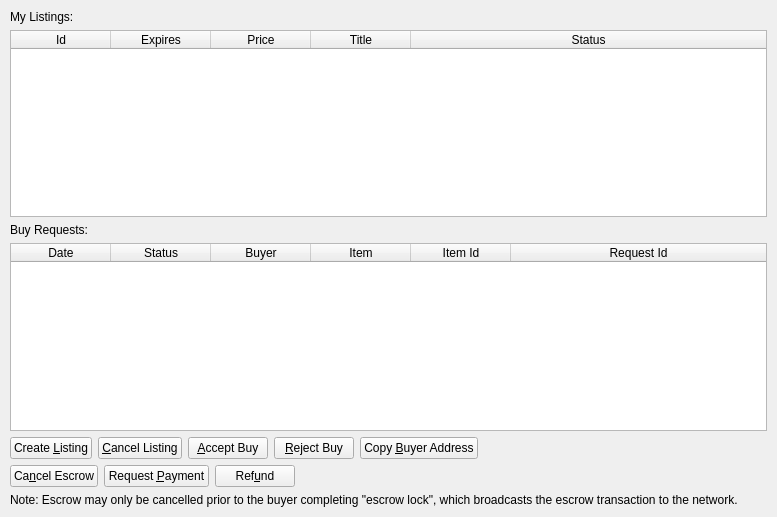
<?xml version="1.0" encoding="UTF-8"?>
<ui version="4.0">
 <class>SellsPage</class>
 <widget class="QWidget" name="SellsPage">
  <property name="geometry">
   <rect>
    <x>0</x>
    <y>0</y>
    <width>777</width>
    <height>517</height>
   </rect>
  </property>
  <property name="windowTitle">
   <string>UrgeMarket Sells</string>
  </property>
  <layout class="QVBoxLayout" name="topLayout">
   <property name="leftMargin">
    <number>10</number>
   </property>
   <property name="topMargin">
    <number>10</number>
   </property>
   <property name="rightMargin">
    <number>10</number>
   </property>
   <property name="bottomMargin">
    <number>10</number>
   </property>
   <item>
    <layout class="QVBoxLayout" name="verticalLayout">
     <property name="topMargin">
      <number>0</number>
     </property>
     <item>
      <widget class="QLabel" name="label">
       <property name="text">
        <string>My Listings:</string>
       </property>
      </widget>
     </item>
     <item>
      <widget class="QTableWidget" name="listingsTableWidget">
       <property name="editTriggers">
        <set>QAbstractItemView::NoEditTriggers</set>
       </property>
       <property name="alternatingRowColors">
        <bool>true</bool>
       </property>
       <property name="selectionMode">
        <enum>QAbstractItemView::SingleSelection</enum>
       </property>
       <property name="selectionBehavior">
        <enum>QAbstractItemView::SelectRows</enum>
       </property>
       <attribute name="horizontalHeaderStretchLastSection">
        <bool>true</bool>
       </attribute>
       <column>
        <property name="text">
         <string>Id</string>
        </property>
       </column>
       <column>
        <property name="text">
         <string>Expires</string>
        </property>
       </column>
       <column>
        <property name="text">
         <string>Price</string>
        </property>
       </column>
       <column>
        <property name="text">
         <string>Title</string>
        </property>
       </column>
       <column>
        <property name="text">
         <string>Status</string>
        </property>
       </column>
      </widget>
     </item>
     <item>
      <widget class="QLabel" name="label_2">
       <property name="text">
        <string>Buy Requests:</string>
       </property>
      </widget>
     </item>
     <item>
      <widget class="QTableWidget" name="buysTableWidget">
       <property name="editTriggers">
        <set>QAbstractItemView::NoEditTriggers</set>
       </property>
       <property name="alternatingRowColors">
        <bool>true</bool>
       </property>
       <property name="selectionMode">
        <enum>QAbstractItemView::SingleSelection</enum>
       </property>
       <property name="selectionBehavior">
        <enum>QAbstractItemView::SelectRows</enum>
       </property>
       <attribute name="horizontalHeaderStretchLastSection">
        <bool>true</bool>
       </attribute>
       <column>
        <property name="text">
         <string>Date</string>
        </property>
       </column>
       <column>
        <property name="text">
         <string>Status</string>
        </property>
       </column>
       <column>
        <property name="text">
         <string>Buyer</string>
        </property>
       </column>
       <column>
        <property name="text">
         <string>Item</string>
        </property>
       </column>
       <column>
        <property name="text">
         <string>Item Id</string>
        </property>
       </column>
       <column>
        <property name="text">
         <string>Request Id</string>
        </property>
       </column>
      </widget>
     </item>
    </layout>
   </item>
   <item>
    <layout class="QHBoxLayout" name="horizontalLayout">
     <property name="bottomMargin">
      <number>0</number>
     </property>
     <item>
      <widget class="QPushButton" name="createButton">
       <property name="text">
        <string>Create &amp;Listing</string>
       </property>
      </widget>
     </item>
     <item>
      <widget class="QPushButton" name="cancelButton">
       <property name="text">
        <string>&amp;Cancel Listing</string>
       </property>
      </widget>
     </item>
     <item>
      <widget class="QPushButton" name="acceptButton">
       <property name="text">
        <string>&amp;Accept Buy</string>
       </property>
      </widget>
     </item>
     <item>
      <widget class="QPushButton" name="rejectButton">
       <property name="text">
        <string>&amp;Reject Buy</string>
       </property>
      </widget>
     </item>
     <item>
      <widget class="QPushButton" name="copyAddressButton">
       <property name="text">
        <string>Copy &amp;Buyer Address</string>
       </property>
      </widget>
     </item>
     <item>
      <spacer name="horizontalSpacer">
       <property name="orientation">
        <enum>Qt::Horizontal</enum>
       </property>
       <property name="sizeHint" stdset="0">
        <size>
         <width>40</width>
         <height>20</height>
        </size>
       </property>
      </spacer>
     </item>
    </layout>
   </item>
   <item>
    <layout class="QHBoxLayout" name="horizontalLayout_2">
     <property name="bottomMargin">
      <number>0</number>
     </property>
     <item>
      <widget class="QPushButton" name="cancelEscrowButton">
       <property name="text">
        <string>Ca&amp;ncel Escrow</string>
       </property>
      </widget>
     </item>
     <item>
      <widget class="QPushButton" name="requestPaymentButton">
       <property name="text">
        <string>Request &amp;Payment</string>
       </property>
      </widget>
     </item>
     <item>
      <widget class="QPushButton" name="refundButton">
       <property name="text">
        <string>Ref&amp;und</string>
       </property>
      </widget>
     </item>
     <item>
      <spacer name="horizontalSpacer_2">
       <property name="orientation">
        <enum>Qt::Horizontal</enum>
       </property>
       <property name="sizeHint" stdset="0">
        <size>
         <width>40</width>
         <height>20</height>
        </size>
       </property>
      </spacer>
     </item>
    </layout>
   </item>
   <item>
    <layout class="QHBoxLayout" name="horizontalLayout_3">
     <property name="bottomMargin">
      <number>0</number>
     </property>
     <item>
      <widget class="QLabel" name="label_3">
       <property name="text">
        <string>&lt;html&gt;&lt;head/&gt;&lt;body&gt;&lt;p&gt;Note: Escrow may only be cancelled prior to the buyer completing &amp;quot;escrow lock&amp;quot;, which broadcasts the escrow transaction to the network.&lt;/p&gt;&lt;/body&gt;&lt;/html&gt;</string>
       </property>
       <property name="wordWrap">
        <bool>true</bool>
       </property>
      </widget>
     </item>
    </layout>
   </item>
  </layout>
 </widget>
 <resources/>
 <connections/>
</ui>
